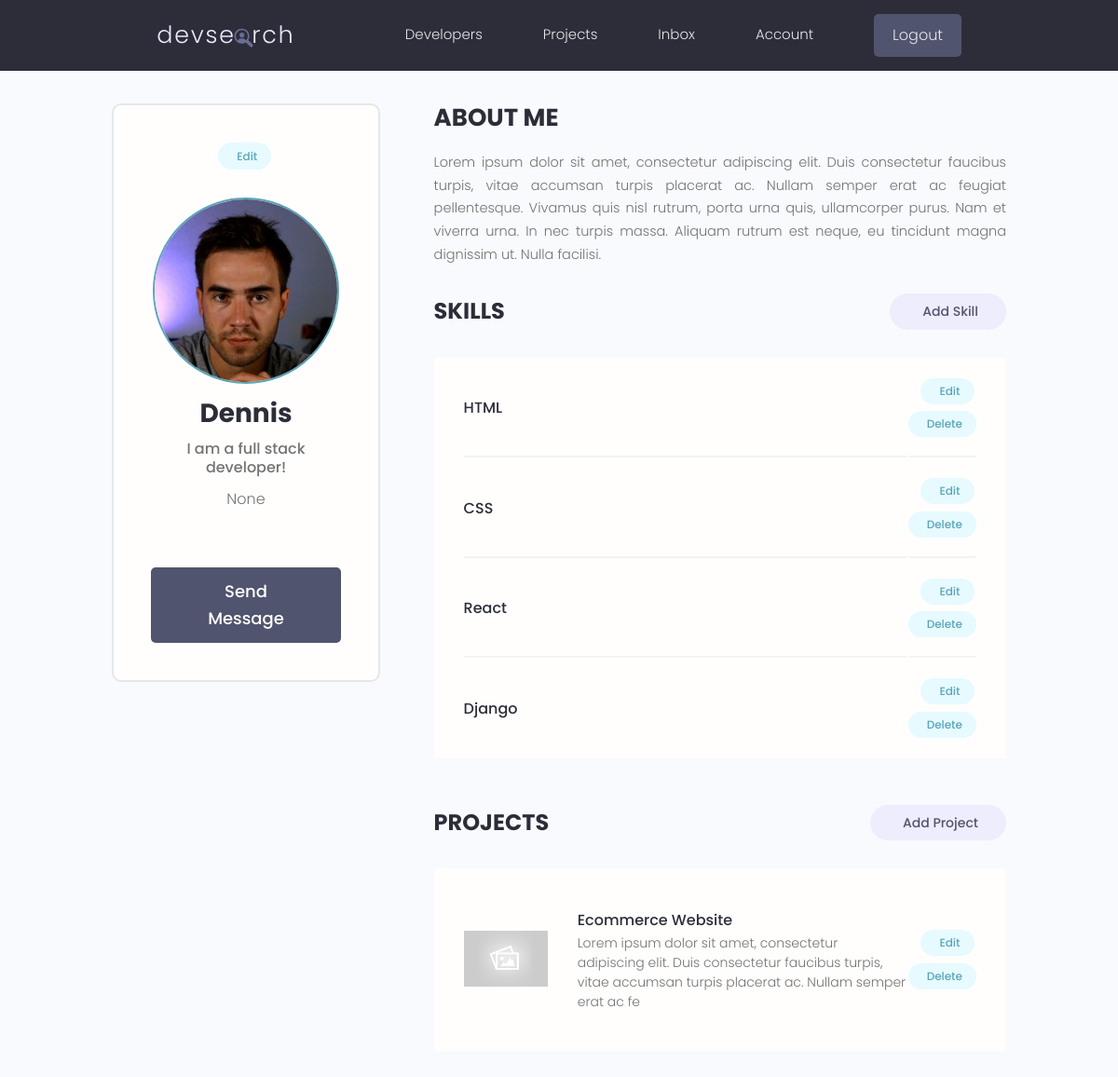
Before: /account/ (signed in) with the older database file.
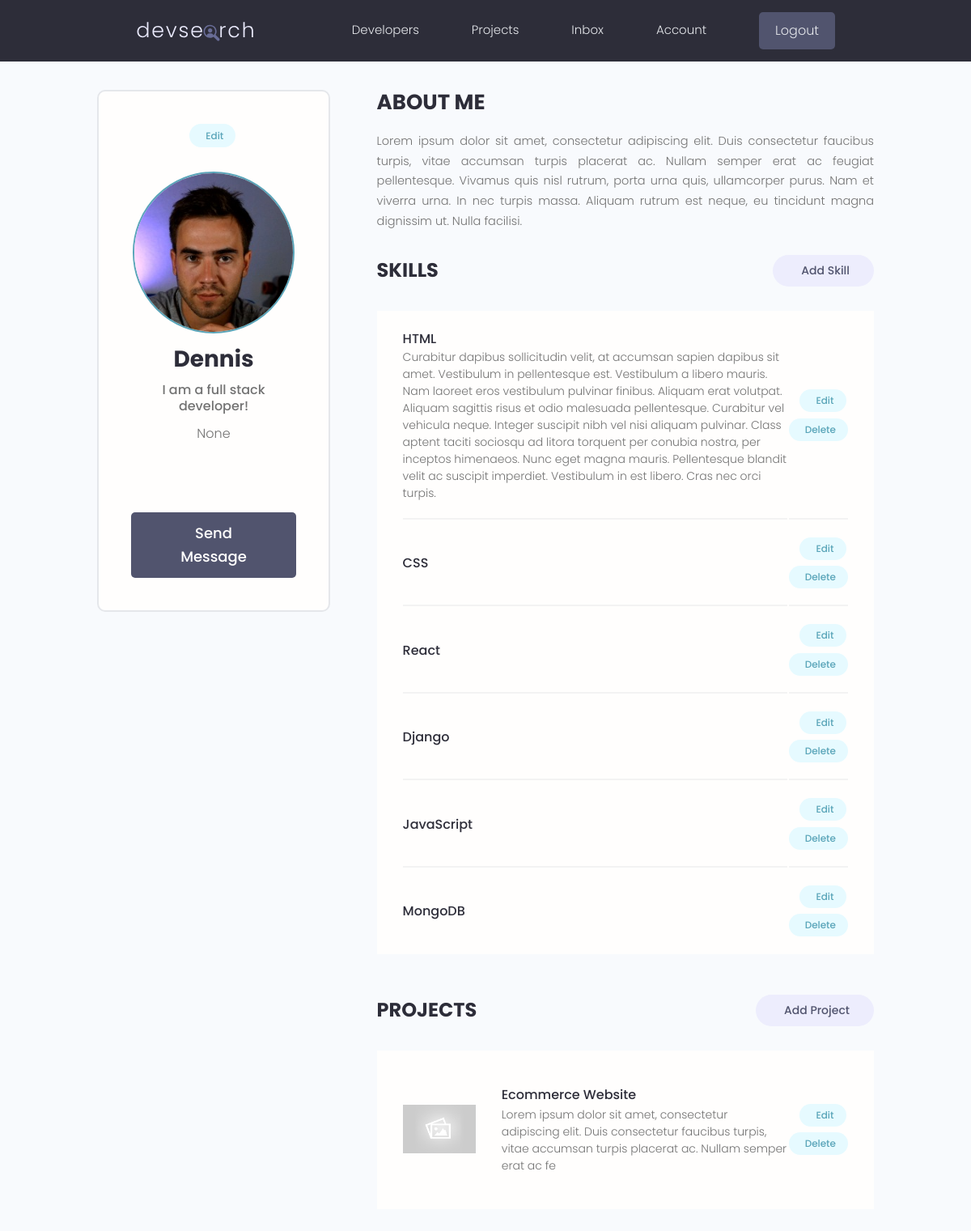
After: the same page with the newer database file.
### users/models.py (models this page shows, shortened)
class Skill(models.Model):
    owner = models.ForeignKey(
        Profile, on_delete=models.CASCADE, null=True, blank=True)
    name = models.CharField(max_length=200, null=True, blank=True)
    description = models.TextField(null=True, blank=True)
    created = models.DateTimeField(auto_now_add=True)
    id = models.UUIDField(default=uuid.uuid4, unique=True,
                          primary_key=True, editable=False)

### projects/models.py (models this page shows, shortened)
class Project(models.Model):
    owner = models.ForeignKey(Profile, null=True, blank=True, on_delete=models.SET_NULL)
    title = models.CharField(max_length=200)
    description = models.TextField(null=True, blank=True)  # not required field
    featured_image = models.ImageField(null=True, blank=True, default = 'default.jpg')
    demo_link = models.CharField(max_length=1000, null=True, blank=True)
    source_link = models.CharField(max_length=2000, null=True, blank=True)
    tags = models.ManyToManyField('Tag', blank=True)
    vote_total = models.IntegerField(default=0, null=True, blank=True)
    vote_ratio = models.IntegerField(default=0, null=True, blank=True)
    created = models.DateTimeField(auto_now_add=True)
    id = models.UUIDField(default=uuid.uuid4, unique=True,
                          primary_key=True, editable=False)
    class Meta:
        ordering = ['-created']

### users/views.py (the view)
# urls.py: path('account/', views.userAccount, name='account'),
@login_required(login_url='login')
def userAccount(request):
    profile = request.user.profile
    skills = profile.skill_set.all()
    projects = profile.project_set.all()
    context = {'profile': profile, 'skills': skills, 'projects': projects}
    return render(request, 'users/account.html', context)

### users/templates/users/account.html (shortened to what this page needs)
{% extends 'main.html' %} {% block content %}
<main class="settingsPage profile my-md">
  <div class="container">
    <div class="layout">
      <div class="column column--1of3">
        <div class="card text-center">
          <div class="card__body dev">
            <a class="tag tag--pill tag--main settings__btn" href="{% url 'edit-account' %}"
              > Edit</a
            >
            <img
              class="avatar avatar--xl dev__avatar"
              src="{{profile.profile_image.url}}"
            />
            <h2 class="dev__name">{{profile.name}}</h2>
            <p class="dev__title">{{profile.short_intro}}</p>
            <p class="dev__location">{{profile.location}}</p>
            <ul class="dev__social">
            </ul>
            <a href="#" class="btn btn--sub btn--lg">Send Message </a>
          </div>
        </div>
      </div>
      <div class="column column--2of3">
        <div class="devInfo">
          <h3 class="devInfo__title">About Me</h3>
          <p class="devInfo__about">{{profile.bio}}</p>
        </div>
        <div class="settings">
          <h3 class="settings__title">Skills</h3>
          <a class="tag tag--pill tag--sub settings__btn tag--lg" href="{% url 'create-skill' %}"
            > Add Skill</a
          >
        </div>
        <table class="settings__table">
          {% for skill in skills %}
          <tr>
            <td class="settings__tableInfo">
              <h4>{{skill.name}}</h4>
              <p>{{skill.description}}</p>
            </td>
            <td class="settings__tableActions">
              <a class="tag tag--pill tag--main settings__btn" href="{% url 'update-skill' skill.id %}"
                > Edit</a
              >
              <a class="tag tag--pill tag--main settings__btn" href="{% url 'delete-skill' skill.id %}?next=/account"
                > Delete</a
              >
            </td>
          </tr>
          {% endfor %}
        </table>
        <div class="settings">
          <h3 class="settings__title">Projects</h3>
          <a class="tag tag--pill tag--sub settings__btn tag--lg" href="{% url 'create-project' %}"
            > Add Project</a
          >
        </div>
        <table class="settings__table">
          {% for project in projects %}
          <tr>
            <td class="settings__thumbnail">
              <a href="{% url 'project' project.id %}"
                ><img
                  src="{{project.featured_image.url}}"
                  alt="Project Thumbnail"
              /></a>
            </td>
            <td class="settings__tableInfo">
              <a href="{% url 'project' project.id %}">{{project.title}}</a>
              <p>{{project.description|slice:"150"}}</p>
            </td>
            <td class="settings__tableActions">
              <a class="tag tag--pill tag--main settings__btn" href="{% url 'update-project' project.id %}"
                > Edit</a
              >
              <a class="tag tag--pill tag--main settings__btn" href="{% url 'delete-project' project.id %}?next=/account"
                > Delete</a
              >
            </td>
          </tr>
          {% endfor %}
        </table>
      </div>
    </div>
  </div>
</main>
{% endblock content %}

Changed rows visible on the page:
changed Skill "HTML": description (not shown) → "Curabitur dapibus sollicitudin velit, at accumsan sapien dapibus sit amet. Vestibulum in pellentesque est. Vestibulum a libero mauris. Nam laoreet eros vestibulum pulvinar finibus. Aliquam erat volutpat. Aliquam sagittis risus et odio malesuada pellentesque. Curabitur vel vehicula neque. Integer suscipit nibh vel nisi aliquam pulvinar. Class aptent taciti sociosqu ad litora torquent per conubia nostra, per inceptos himenaeos. Nunc eget magna mauris. Pellentesque blandit velit ac suscipit imperdiet. Vestibulum in est libero. Cras nec orci turpis."
added Skill: name "JavaScript"
added Skill: name "MongoDB"
